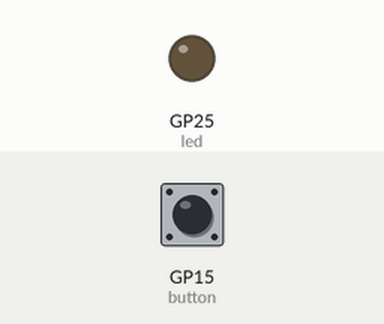
Recording of a program running on a simulated Raspberry Pi Pico running MicroPython. Shown: output pins drawn as LEDs (lit = HIGH). The inputs (shaded band) are chosen by the test bench; at power-on: GP15 (button) HIGH.

Above: at 1.2 s.
1.3 s: GP15 (button) pulled LOW for 0.15 s
At 1.38 s:
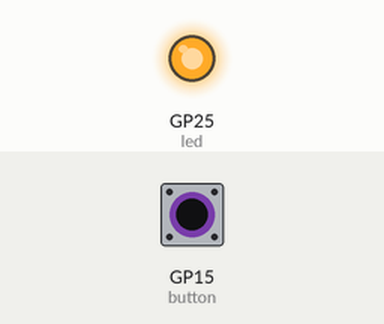
2.9 s: GP15 (button) pulled LOW for 3.2 s
At 6.5 s:
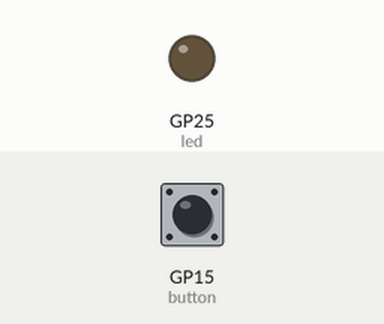
Timing chart, 0 to 8.0 s (numbered marks = the images above; inputs shaded):
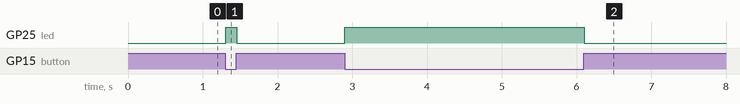

The program:

01_Button_Control_Onboard_LED.py
```python
from machine import Pin
from time import sleep

# Push Button (Internal Pull-Up)
button = Pin(15, Pin.IN, Pin.PULL_UP)

# Raspberry Pi Pico Onboard LED
led = Pin("LED", Pin.OUT)

while True:

    if button.value() == 0:
        led.on()          # Button Pressed

    else:
        led.off()         # Button Released

    sleep(0.01)
```

Measured:
- after the input at 1.3 s, GP25 (led): LOW → HIGH at once, → LOW 0.15 s later
- after the input at 2.9 s, GP25 (led): LOW → HIGH at once, → LOW 3.2 s later
